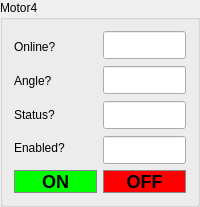
         <widget class="QGroupBox" name="motor_info_4">
          <property name="title">
           <string>Motor4 </string>
          </property>
          <property name="checkable">
           <bool>false</bool>
          </property>
          <layout class="QVBoxLayout" name="verticalLayout_28">
           <property name="sizeConstraint">
            <enum>QLayout::SetNoConstraint</enum>
           </property>
           <item>
            <layout class="QHBoxLayout" name="horizontalLayout_21" stretch="1,1">
             <property name="sizeConstraint">
              <enum>QLayout::SetNoConstraint</enum>
             </property>
             <item>
              <layout class="QVBoxLayout" name="verticalLayout_29">
               <property name="spacing">
                <number>2</number>
               </property>
               <property name="sizeConstraint">
                <enum>QLayout::SetNoConstraint</enum>
               </property>
               <item>
                <widget class="QLabel" name="motor_online_label_4">
                 <property name="text">
                  <string>Online?</string>
                 </property>
                </widget>
               </item>
               <item>
                <widget class="QLabel" name="motor_angle_label_4">
                 <property name="text">
                  <string>Angle?</string>
                 </property>
                </widget>
               </item>
               <item>
                <widget class="QLabel" name="moto_status_label_4">
                 <property name="text">
                  <string>Status?</string>
                 </property>
                </widget>
               </item>
               <item>
                <widget class="QLabel" name="motor_enabled_label_4">
                 <property name="text">
                  <string>Enabled?</string>
                 </property>
                </widget>
               </item>
              </layout>
             </item>
             <item>
              <layout class="QVBoxLayout" name="verticalLayout_30">
               <property name="spacing">
                <number>7</number>
               </property>
               <property name="sizeConstraint">
                <enum>QLayout::SetNoConstraint</enum>
               </property>
               <item>
                <widget class="QLineEdit" name="motor_online_4">
                 <property name="enabled">
                  <bool>true</bool>
                 </property>
                 <property name="sizePolicy">
                  <sizepolicy hsizetype="Ignored" vsizetype="Ignored">
                   <horstretch>0</horstretch>
                   <verstretch>0</verstretch>
                  </sizepolicy>
                 </property>
                 <property name="minimumSize">
                  <size>
                   <width>52</width>
                   <height>28</height>
                  </size>
                 </property>
                 <property name="readOnly">
                  <bool>true</bool>
                 </property>
                </widget>
               </item>
               <item>
                <widget class="QLineEdit" name="motor_angle_4">
                 <property name="enabled">
                  <bool>true</bool>
                 </property>
                 <property name="sizePolicy">
                  <sizepolicy hsizetype="Ignored" vsizetype="Ignored">
                   <horstretch>0</horstretch>
                   <verstretch>0</verstretch>
                  </sizepolicy>
                 </property>
                 <property name="minimumSize">
                  <size>
                   <width>52</width>
                   <height>28</height>
                  </size>
                 </property>
                 <property name="readOnly">
                  <bool>true</bool>
                 </property>
                </widget>
               </item>
               <item>
                <widget class="QLineEdit" name="motor_status_4">
                 <property name="enabled">
                  <bool>true</bool>
                 </property>
                 <property name="sizePolicy">
                  <sizepolicy hsizetype="Ignored" vsizetype="Ignored">
                   <horstretch>0</horstretch>
                   <verstretch>0</verstretch>
                  </sizepolicy>
                 </property>
                 <property name="minimumSize">
                  <size>
                   <width>52</width>
                   <height>28</height>
                  </size>
                 </property>
                 <property name="readOnly">
                  <bool>true</bool>
                 </property>
                </widget>
               </item>
               <item>
                <widget class="QLineEdit" name="motor_enabled_4">
                 <property name="enabled">
                  <bool>true</bool>
                 </property>
                 <property name="sizePolicy">
                  <sizepolicy hsizetype="Ignored" vsizetype="Ignored">
                   <horstretch>0</horstretch>
                   <verstretch>0</verstretch>
                  </sizepolicy>
                 </property>
                 <property name="minimumSize">
                  <size>
                   <width>52</width>
                   <height>28</height>
                  </size>
                 </property>
                 <property name="readOnly">
                  <bool>true</bool>
                 </property>
                </widget>
               </item>
              </layout>
             </item>
            </layout>
           </item>
           <item>
            <layout class="QHBoxLayout" name="horizontalLayout_22">
             <property name="sizeConstraint">
              <enum>QLayout::SetNoConstraint</enum>
             </property>
             <item>
              <widget class="QPushButton" name="motor_on_4">
               <property name="styleSheet">
                <string notr="true">QPushButton {
    background-color: #00FF00;
    border-radius: 12px;  /* Half of the width/height for a 50x50 button */
    color: dark;
    font-size: 18px;
    font-family: 'Consolas';
    font-weight: 900;  /* Super bold */
    border: 1px solid #888;
}
QPushButton:pressed {
    background-color: #C0C0C0;
}
</string>
               </property>
               <property name="text">
                <string>ON</string>
               </property>
              </widget>
             </item>
             <item>
              <widget class="QPushButton" name="motor_off_4">
               <property name="styleSheet">
                <string notr="true">QPushButton {
    background-color: #FF0000;
    border-radius: 12px;  /* Half of the width/height for a 50x50 button */
    color: dark;
    font-size: 18px;
    font-family: 'Consolas';
    font-weight: 900;  /* Super bold */
    border: 1px solid #888;
}
QPushButton:pressed {
    background-color: #C0C0C0;
}
</string>
               </property>
               <property name="text">
                <string>OFF</string>
               </property>
              </widget>
             </item>
            </layout>
           </item>
          </layout>
         </widget>
